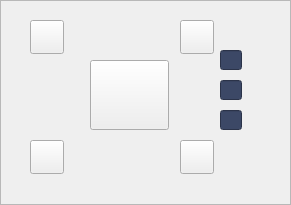
<?xml version="1.0" encoding="UTF-8"?>
<ui version="4.0">
 <class>widget5</class>
 <widget class="QWidget" name="widget5">
  <property name="geometry">
   <rect>
    <x>0</x>
    <y>0</y>
    <width>291</width>
    <height>205</height>
   </rect>
  </property>
  <property name="sizePolicy">
   <sizepolicy hsizetype="Ignored" vsizetype="Ignored">
    <horstretch>0</horstretch>
    <verstretch>0</verstretch>
   </sizepolicy>
  </property>
  <property name="windowTitle">
   <string>Form</string>
  </property>
  <widget class="QFrame" name="frame">
   <property name="geometry">
    <rect>
     <x>0</x>
     <y>0</y>
     <width>291</width>
     <height>205</height>
    </rect>
   </property>
   <property name="frameShape">
    <enum>QFrame::StyledPanel</enum>
   </property>
   <property name="frameShadow">
    <enum>QFrame::Raised</enum>
   </property>
   <widget class="QPushButton" name="bt_num_4">
    <property name="geometry">
     <rect>
      <x>180</x>
      <y>140</y>
      <width>34</width>
      <height>34</height>
     </rect>
    </property>
    <property name="sizePolicy">
     <sizepolicy hsizetype="Ignored" vsizetype="Ignored">
      <horstretch>0</horstretch>
      <verstretch>0</verstretch>
     </sizepolicy>
    </property>
    <property name="text">
     <string/>
    </property>
   </widget>
   <widget class="QPushButton" name="bt_num_1">
    <property name="geometry">
     <rect>
      <x>30</x>
      <y>20</y>
      <width>34</width>
      <height>34</height>
     </rect>
    </property>
    <property name="sizePolicy">
     <sizepolicy hsizetype="Ignored" vsizetype="Ignored">
      <horstretch>0</horstretch>
      <verstretch>0</verstretch>
     </sizepolicy>
    </property>
    <property name="text">
     <string/>
    </property>
   </widget>
   <widget class="QPushButton" name="bt_num_3">
    <property name="geometry">
     <rect>
      <x>30</x>
      <y>140</y>
      <width>34</width>
      <height>34</height>
     </rect>
    </property>
    <property name="sizePolicy">
     <sizepolicy hsizetype="Ignored" vsizetype="Ignored">
      <horstretch>0</horstretch>
      <verstretch>0</verstretch>
     </sizepolicy>
    </property>
    <property name="text">
     <string/>
    </property>
   </widget>
   <widget class="QLineEdit" name="ed_1">
    <property name="geometry">
     <rect>
      <x>220</x>
      <y>50</y>
      <width>22</width>
      <height>20</height>
     </rect>
    </property>
    <property name="sizePolicy">
     <sizepolicy hsizetype="Ignored" vsizetype="Ignored">
      <horstretch>0</horstretch>
      <verstretch>0</verstretch>
     </sizepolicy>
    </property>
    <property name="font">
     <font>
      <family>微软雅黑</family>
     </font>
    </property>
    <property name="styleSheet">
     <string notr="true">color: rgb(255, 255, 255);
background-color: rgb(60, 72, 102);</string>
    </property>
   </widget>
   <widget class="QPushButton" name="bt_lock">
    <property name="geometry">
     <rect>
      <x>90</x>
      <y>60</y>
      <width>79</width>
      <height>70</height>
     </rect>
    </property>
    <property name="sizePolicy">
     <sizepolicy hsizetype="Ignored" vsizetype="Ignored">
      <horstretch>0</horstretch>
      <verstretch>0</verstretch>
     </sizepolicy>
    </property>
    <property name="text">
     <string/>
    </property>
   </widget>
   <widget class="QLineEdit" name="ed_2">
    <property name="geometry">
     <rect>
      <x>220</x>
      <y>80</y>
      <width>22</width>
      <height>20</height>
     </rect>
    </property>
    <property name="sizePolicy">
     <sizepolicy hsizetype="Ignored" vsizetype="Ignored">
      <horstretch>0</horstretch>
      <verstretch>0</verstretch>
     </sizepolicy>
    </property>
    <property name="font">
     <font>
      <family>微软雅黑</family>
     </font>
    </property>
    <property name="styleSheet">
     <string notr="true">color: rgb(255, 255, 255);
background-color: rgb(60, 72, 102);</string>
    </property>
   </widget>
   <widget class="QPushButton" name="bt_num_2">
    <property name="geometry">
     <rect>
      <x>180</x>
      <y>20</y>
      <width>34</width>
      <height>34</height>
     </rect>
    </property>
    <property name="sizePolicy">
     <sizepolicy hsizetype="Ignored" vsizetype="Ignored">
      <horstretch>0</horstretch>
      <verstretch>0</verstretch>
     </sizepolicy>
    </property>
    <property name="text">
     <string/>
    </property>
   </widget>
   <widget class="QLineEdit" name="ed_3">
    <property name="geometry">
     <rect>
      <x>220</x>
      <y>110</y>
      <width>22</width>
      <height>20</height>
     </rect>
    </property>
    <property name="sizePolicy">
     <sizepolicy hsizetype="Ignored" vsizetype="Ignored">
      <horstretch>0</horstretch>
      <verstretch>0</verstretch>
     </sizepolicy>
    </property>
    <property name="font">
     <font>
      <family>微软雅黑</family>
     </font>
    </property>
    <property name="styleSheet">
     <string notr="true">color: rgb(255, 255, 255);
background-color: rgb(60, 72, 102);</string>
    </property>
   </widget>
  </widget>
 </widget>
 <resources/>
 <connections/>
</ui>
